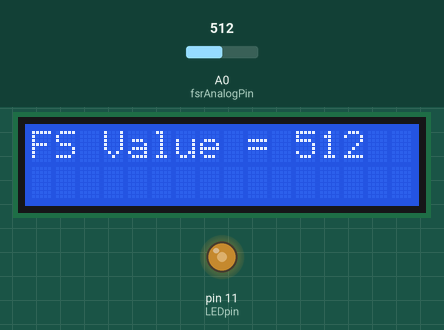
Recording of a sketch running on a simulated Arduino Uno, built with avr-gcc and run on an emulated ATmega328P. Shown: 16×2 character LCD, output pins drawn as LEDs (lit = HIGH). The test bench sets the inputs (shaded band); at power-on: A0 (fsrAnalogPin) = 512. What the sketch prints to the serial monitor is not drawn.

Above: at 1.2 s.
1.3 s: A0 (fsrAnalogPin) set to 110
At 2.3 s:
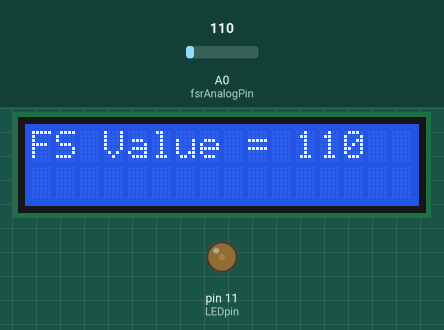
2.9 s: A0 (fsrAnalogPin) set to 94
At 3.8 s:
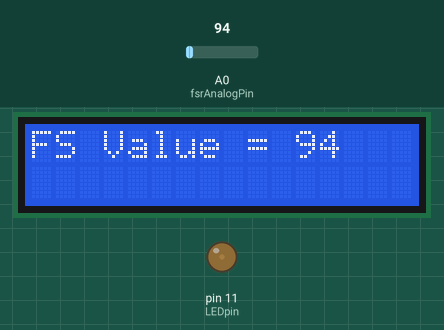
4.4 s: A0 (fsrAnalogPin) set to 11
At 5.2 s:
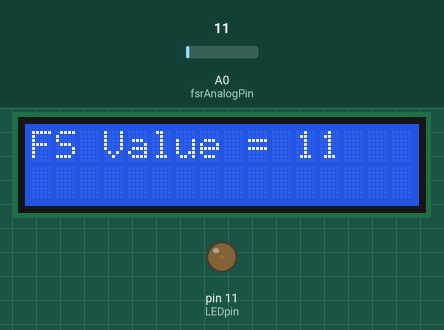
5.9 s: A0 (fsrAnalogPin) set to 8
At 6.4 s:
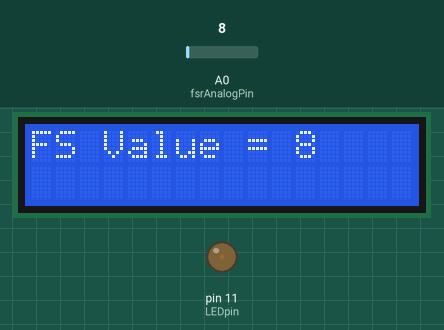
7.4 s: A0 (fsrAnalogPin) set to 0
At 8.6 s:
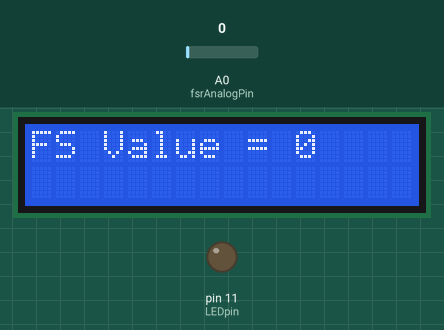
8.9 s: A0 (fsrAnalogPin) set to 716
At 10.2 s:
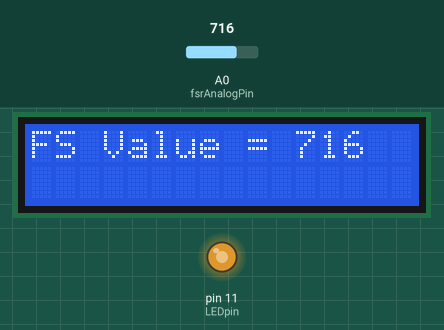
Timing chart, 0 to 11.4 s (numbered marks = the images above; inputs shaded):
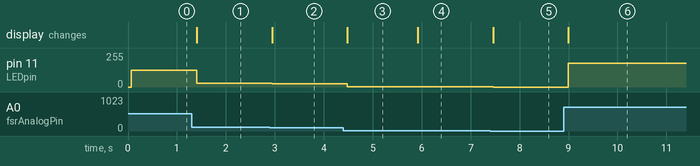

Measured:
- the behaviour switches between 100 and 99 on A0 (fsrAnalogPin) (found by bisection; images 1 and 2)
- the behaviour switches between 10 and 9 on A0 (fsrAnalogPin) (found by bisection; images 3 and 4)
- after the input at 1.3 s, pin 11 (LEDpin): 127/255 → 27/255 after 0.10 s; the display: changes after 0.10 s (image 1)
- after the input at 2.9 s, pin 11 (LEDpin): 27/255 → 23/255 at once; the display: changes at once (image 2)
- after the input at 4.4 s, pin 11 (LEDpin): 23/255 → 2/255 after 0.08 s; the display: changes after 0.08 s (image 3)
- after the input at 5.9 s, pin 11 (LEDpin): 2/255 → 1/255 at once; the display: changes at once (image 4)
- after the input at 7.4 s, pin 11 (LEDpin): 1/255 → 0/255 after 0.06 s; the display: changes after 0.06 s (image 5)
- after the input at 8.9 s, pin 11 (LEDpin): 0/255 → 178/255 after 0.09 s; the display: changes after 0.09 s (image 6)

The sketch:

FSR.ino
```cpp
//Connect one end of FSR to 5V, the other end to Analog 0.
//Then connect one end of a 10K resistor from Analog 0 to ground
//Connect LED from pin 11 through a resistor to ground

#include <LiquidCrystal.h>
LiquidCrystal lcd(4, 5, 6, 7, 8, 9); // pins for RS, E, DB4, DB5, DB6, DB7

int fsrAnalogPin = 0; // FSR is connected to analog 0
int LEDpin = 11;      // connect Red LED to pin 11 (PWM pin)
int fsrReading;      // the analog reading from the FSR resistor divider
int fsrVoltage;      // the analog reading converted to voltage
unsigned long fsrResistance;  // The voltage converted to resistance, can be very big so make "long"
unsigned long fsrConductance; // Finally, the resistance converted to force
int LEDbrightness;


void setup(void)
{
  Serial.begin(9600);   // We'll send debugging information via the Serial monitor
  pinMode(LEDpin, OUTPUT);
  lcd.begin(16, 2);

}

void loop(void) {
  fsrReading = analogRead(fsrAnalogPin);
  Serial.print("Analog reading = ");
  Serial.println(fsrReading);
  lcd.setCursor(0, 0);
  lcd.print("FS Value = ");
  lcd.println(fsrReading);


  // we'll need to change the range from the analog reading (0-1023) down to the range
  // used by analogWrite (0-255) with map!
  LEDbrightness = map(fsrReading, 0, 1023, 0, 255);
  // LED gets brighter the harder you press
  analogWrite(LEDpin, LEDbrightness);

  delay(100);
}
```
